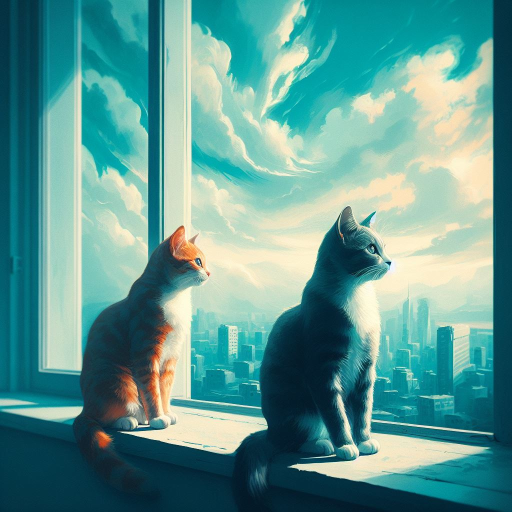
#> input picture computer_vision/cats.jpg, 1024 x 1024 px, found by its file name (shown at 1/2 size)
$ python image.py
#> lines starting #> are read from the running program, lines starting #| are printed output that depends on the picture
# image loading
import cv2
import numpy as np

path = 'computer_vision/cats.jpg'
img = cv2.imread(path)
#> img is the input picture: shape (1024, 1024, 3); mean B, G, R 146.3, 151.7, 94.2
print(img.size, img.shape)
#| 3145728 (1024, 1024, 3)

# image modification
# rotate
img_r = cv2.rotate(img, cv2.ROTATE_90_CLOCKWISE)
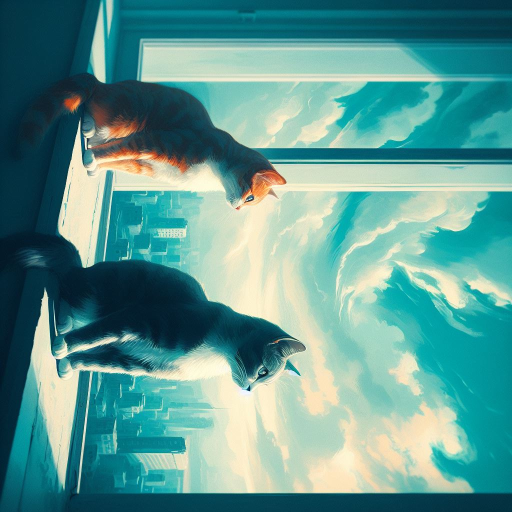
#> img_r: shape (1024, 1024, 3) (shown at 1/2 size); mean B, G, R 146.3, 151.7, 94.2
# manual resize
img_rz_1 = cv2.resize(img, (300,300))
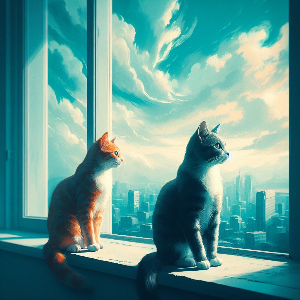
#> img_rz_1: shape (300, 300, 3); mean B, G, R 146.2, 151.6, 94.2
# fraction resize
img_rz_2 = cv2.resize(img, (0,0), fx=.5, fy=.5) # fx=2, fy=2 => 2x the size
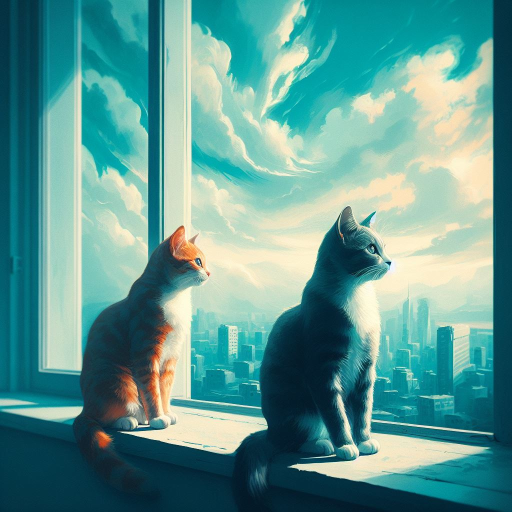
#> img_rz_2: shape (512, 512, 3); mean B, G, R 146.4, 151.8, 94.3

cv2.imshow('image', img)
cv2.imshow('image_r', img_r)
cv2.imshow('image_resized_1', img_rz_1)
cv2.imshow('image_resized_2', img_rz_2)
cv2.waitKey(0) # K is in caps
# pip install opencv-contrib-python
